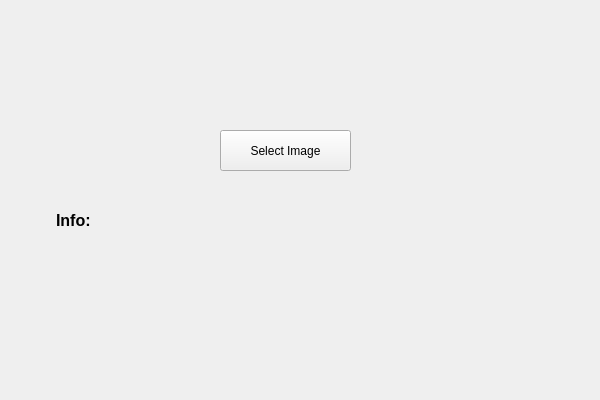
<?xml version="1.0" encoding="UTF-8"?>
<ui version="4.0">
 <class>ClientClass</class>
 <widget class="QMainWindow" name="ClientClass">
  <property name="geometry">
   <rect>
    <x>0</x>
    <y>0</y>
    <width>600</width>
    <height>400</height>
   </rect>
  </property>
  <property name="windowTitle">
   <string>Client</string>
  </property>
  <widget class="QWidget" name="centralWidget">
   <widget class="QPushButton" name="selectImageButton">
    <property name="geometry">
     <rect>
      <x>220</x>
      <y>130</y>
      <width>131</width>
      <height>41</height>
     </rect>
    </property>
    <property name="text">
     <string>Select Image</string>
    </property>
   </widget>
   <widget class="QLabel" name="infoLabel">
    <property name="geometry">
     <rect>
      <x>130</x>
      <y>210</y>
      <width>401</width>
      <height>16</height>
     </rect>
    </property>
    <property name="text">
     <string/>
    </property>
   </widget>
   <widget class="QLabel" name="infoLabelC">
    <property name="geometry">
     <rect>
      <x>56</x>
      <y>210</y>
      <width>61</width>
      <height>21</height>
     </rect>
    </property>
    <property name="text">
     <string>&lt;html&gt;&lt;head/&gt;&lt;body&gt;&lt;p&gt;&lt;span style=&quot; font-size:12pt; font-weight:600;&quot;&gt;Info:&lt;/span&gt;&lt;/p&gt;&lt;/body&gt;&lt;/html&gt;</string>
    </property>
   </widget>
  </widget>
 </widget>
 <layoutdefault spacing="6" margin="11"/>
 <resources>
  <include location="Client.qrc"/>
 </resources>
 <connections>
  <connection>
   <sender>selectImageButton</sender>
   <signal>clicked()</signal>
   <receiver>ClientClass</receiver>
   <slot>openFileDialog()</slot>
   <hints>
    <hint type="sourcelabel">
     <x>166</x>
     <y>81</y>
    </hint>
    <hint type="destinationlabel">
     <x>332</x>
     <y>305</y>
    </hint>
   </hints>
  </connection>
 </connections>
 <slots>
  <slot>openFileDialog()</slot>
  <slot>sendImage()</slot>
 </slots>
</ui>
